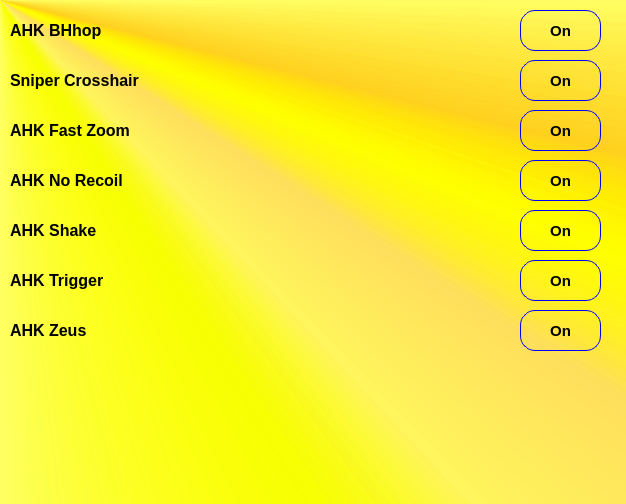
<?xml version="1.0" encoding="UTF-8"?>
<ui version="4.0">
 <class>MainWindow</class>
 <widget class="QMainWindow" name="MainWindow">
  <property name="geometry">
   <rect>
    <x>0</x>
    <y>0</y>
    <width>626</width>
    <height>504</height>
   </rect>
  </property>
  <property name="windowTitle">
   <string>Hax No Hax Pack</string>
  </property>
  <property name="windowIcon">
   <iconset>
    <normaloff>favicon.ico</normaloff>favicon.ico</iconset>
  </property>
  <property name="styleSheet">
   <string notr="true">background-color: qconicalgradient(cx:0, cy:0, angle:135, stop:0 rgba(255, 255, 0, 69), stop:0.375 rgba(255, 255, 0, 69), stop:0.423533 rgba(251, 255, 0, 145), stop:0.45 rgba(247, 255, 0, 208), stop:0.477581 rgba(255, 244, 71, 130), stop:0.518717 rgba(255, 218, 71, 130), stop:0.55 rgba(255, 255, 0, 255), stop:0.57754 rgba(255, 203, 0, 130), stop:0.625 rgba(255, 255, 0, 69), stop:1 rgba(255, 255, 0, 69));</string>
  </property>
  <widget class="QWidget" name="centralwidget">
   <property name="styleSheet">
    <string notr="true">.QPushButton {
	background-color: transparent;
	border-radius: 15px;
	border: 1px solid blue;
}
.QPushButton:hover {
	background-color: qconicalgradient(cx:0, cy:0, angle:135, stop:0 rgba(255, 255, 0, 69), stop:0.375 rgba(255, 255, 0, 69), stop:0.423533 rgba(251, 255, 0, 145), stop:0.45 rgba(247, 255, 0, 208), stop:0.477581 rgba(255, 244, 71, 130), stop:0.518717 rgba(255, 218, 71, 130), stop:0.55 rgba(255, 255, 0, 255), stop:0.57754 rgba(255, 203, 0, 130), stop:0.625 rgba(255, 255, 0, 69), stop:1 rgba(255, 255, 0, 69));
	border-radius: 15px;
	border: 1px solid blue;
}
.QLineEdit {
	background-color: transparent;
	border-radius: 15px;
	border: 1px solid blue;
}</string>
   </property>
   <widget class="QLabel" name="ahkbhopLabel">
    <property name="geometry">
     <rect>
      <x>10</x>
      <y>20</y>
      <width>311</width>
      <height>21</height>
     </rect>
    </property>
    <property name="font">
     <font>
      <family>Segoe UI</family>
      <pointsize>12</pointsize>
      <weight>75</weight>
      <bold>true</bold>
     </font>
    </property>
    <property name="styleSheet">
     <string notr="true">background-color: transparent;</string>
    </property>
    <property name="text">
     <string>AHK BHhop</string>
    </property>
   </widget>
   <widget class="QPushButton" name="ahkbhopButton">
    <property name="geometry">
     <rect>
      <x>520</x>
      <y>10</y>
      <width>81</width>
      <height>41</height>
     </rect>
    </property>
    <property name="minimumSize">
     <size>
      <width>0</width>
      <height>0</height>
     </size>
    </property>
    <property name="font">
     <font>
      <family>Segoe UI</family>
      <pointsize>11</pointsize>
      <weight>75</weight>
      <bold>true</bold>
     </font>
    </property>
    <property name="styleSheet">
     <string notr="true"/>
    </property>
    <property name="text">
     <string>On</string>
    </property>
   </widget>
   <widget class="QLabel" name="crorsshairLabel">
    <property name="geometry">
     <rect>
      <x>10</x>
      <y>70</y>
      <width>311</width>
      <height>21</height>
     </rect>
    </property>
    <property name="font">
     <font>
      <family>Segoe UI</family>
      <pointsize>12</pointsize>
      <weight>75</weight>
      <bold>true</bold>
     </font>
    </property>
    <property name="styleSheet">
     <string notr="true">background-color: transparent;</string>
    </property>
    <property name="text">
     <string>Sniper Crosshair</string>
    </property>
   </widget>
   <widget class="QPushButton" name="crosshairButton">
    <property name="geometry">
     <rect>
      <x>520</x>
      <y>60</y>
      <width>81</width>
      <height>41</height>
     </rect>
    </property>
    <property name="minimumSize">
     <size>
      <width>0</width>
      <height>0</height>
     </size>
    </property>
    <property name="font">
     <font>
      <family>Segoe UI</family>
      <pointsize>11</pointsize>
      <weight>75</weight>
      <bold>true</bold>
     </font>
    </property>
    <property name="styleSheet">
     <string notr="true"/>
    </property>
    <property name="text">
     <string>On</string>
    </property>
   </widget>
   <widget class="QLabel" name="ahkfastzoomLabel">
    <property name="geometry">
     <rect>
      <x>10</x>
      <y>120</y>
      <width>311</width>
      <height>21</height>
     </rect>
    </property>
    <property name="font">
     <font>
      <family>Segoe UI</family>
      <pointsize>12</pointsize>
      <weight>75</weight>
      <bold>true</bold>
     </font>
    </property>
    <property name="styleSheet">
     <string notr="true">background-color: transparent;</string>
    </property>
    <property name="text">
     <string>AHK Fast Zoom</string>
    </property>
   </widget>
   <widget class="QPushButton" name="ahkfastzoomButton">
    <property name="geometry">
     <rect>
      <x>520</x>
      <y>110</y>
      <width>81</width>
      <height>41</height>
     </rect>
    </property>
    <property name="minimumSize">
     <size>
      <width>0</width>
      <height>0</height>
     </size>
    </property>
    <property name="font">
     <font>
      <family>Segoe UI</family>
      <pointsize>11</pointsize>
      <weight>75</weight>
      <bold>true</bold>
     </font>
    </property>
    <property name="styleSheet">
     <string notr="true"/>
    </property>
    <property name="text">
     <string>On</string>
    </property>
   </widget>
   <widget class="QLabel" name="ahknorecoilLabel">
    <property name="geometry">
     <rect>
      <x>10</x>
      <y>170</y>
      <width>311</width>
      <height>21</height>
     </rect>
    </property>
    <property name="font">
     <font>
      <family>Segoe UI</family>
      <pointsize>12</pointsize>
      <weight>75</weight>
      <bold>true</bold>
     </font>
    </property>
    <property name="styleSheet">
     <string notr="true">background-color: transparent;</string>
    </property>
    <property name="text">
     <string>AHK No Recoil</string>
    </property>
   </widget>
   <widget class="QPushButton" name="ahknorecoilButton">
    <property name="geometry">
     <rect>
      <x>520</x>
      <y>160</y>
      <width>81</width>
      <height>41</height>
     </rect>
    </property>
    <property name="minimumSize">
     <size>
      <width>0</width>
      <height>0</height>
     </size>
    </property>
    <property name="font">
     <font>
      <family>Segoe UI</family>
      <pointsize>11</pointsize>
      <weight>75</weight>
      <bold>true</bold>
     </font>
    </property>
    <property name="styleSheet">
     <string notr="true"/>
    </property>
    <property name="text">
     <string>On</string>
    </property>
   </widget>
   <widget class="QLabel" name="ahkshakeLabel">
    <property name="geometry">
     <rect>
      <x>10</x>
      <y>220</y>
      <width>311</width>
      <height>21</height>
     </rect>
    </property>
    <property name="font">
     <font>
      <family>Segoe UI</family>
      <pointsize>12</pointsize>
      <weight>75</weight>
      <bold>true</bold>
     </font>
    </property>
    <property name="styleSheet">
     <string notr="true">background-color: transparent;</string>
    </property>
    <property name="text">
     <string>AHK Shake</string>
    </property>
   </widget>
   <widget class="QPushButton" name="ahkshakeButton">
    <property name="geometry">
     <rect>
      <x>520</x>
      <y>210</y>
      <width>81</width>
      <height>41</height>
     </rect>
    </property>
    <property name="minimumSize">
     <size>
      <width>0</width>
      <height>0</height>
     </size>
    </property>
    <property name="font">
     <font>
      <family>Segoe UI</family>
      <pointsize>11</pointsize>
      <weight>75</weight>
      <bold>true</bold>
     </font>
    </property>
    <property name="styleSheet">
     <string notr="true"/>
    </property>
    <property name="text">
     <string>On</string>
    </property>
   </widget>
   <widget class="QLabel" name="ahktriggerLabel">
    <property name="geometry">
     <rect>
      <x>10</x>
      <y>270</y>
      <width>311</width>
      <height>21</height>
     </rect>
    </property>
    <property name="font">
     <font>
      <family>Segoe UI</family>
      <pointsize>12</pointsize>
      <weight>75</weight>
      <bold>true</bold>
     </font>
    </property>
    <property name="styleSheet">
     <string notr="true">background-color: transparent;</string>
    </property>
    <property name="text">
     <string>AHK Trigger</string>
    </property>
   </widget>
   <widget class="QPushButton" name="ahktriggerButton">
    <property name="geometry">
     <rect>
      <x>520</x>
      <y>260</y>
      <width>81</width>
      <height>41</height>
     </rect>
    </property>
    <property name="minimumSize">
     <size>
      <width>0</width>
      <height>0</height>
     </size>
    </property>
    <property name="font">
     <font>
      <family>Segoe UI</family>
      <pointsize>11</pointsize>
      <weight>75</weight>
      <bold>true</bold>
     </font>
    </property>
    <property name="styleSheet">
     <string notr="true"/>
    </property>
    <property name="text">
     <string>On</string>
    </property>
   </widget>
   <widget class="QLabel" name="ahkzeusLabel">
    <property name="geometry">
     <rect>
      <x>10</x>
      <y>320</y>
      <width>311</width>
      <height>21</height>
     </rect>
    </property>
    <property name="font">
     <font>
      <family>Segoe UI</family>
      <pointsize>12</pointsize>
      <weight>75</weight>
      <bold>true</bold>
     </font>
    </property>
    <property name="styleSheet">
     <string notr="true">background-color: transparent;</string>
    </property>
    <property name="text">
     <string>AHK Zeus</string>
    </property>
   </widget>
   <widget class="QPushButton" name="ahkzeusButton">
    <property name="geometry">
     <rect>
      <x>520</x>
      <y>310</y>
      <width>81</width>
      <height>41</height>
     </rect>
    </property>
    <property name="minimumSize">
     <size>
      <width>0</width>
      <height>0</height>
     </size>
    </property>
    <property name="font">
     <font>
      <family>Segoe UI</family>
      <pointsize>11</pointsize>
      <weight>75</weight>
      <bold>true</bold>
     </font>
    </property>
    <property name="styleSheet">
     <string notr="true"/>
    </property>
    <property name="text">
     <string>On</string>
    </property>
   </widget>
  </widget>
 </widget>
 <resources/>
 <connections/>
</ui>
